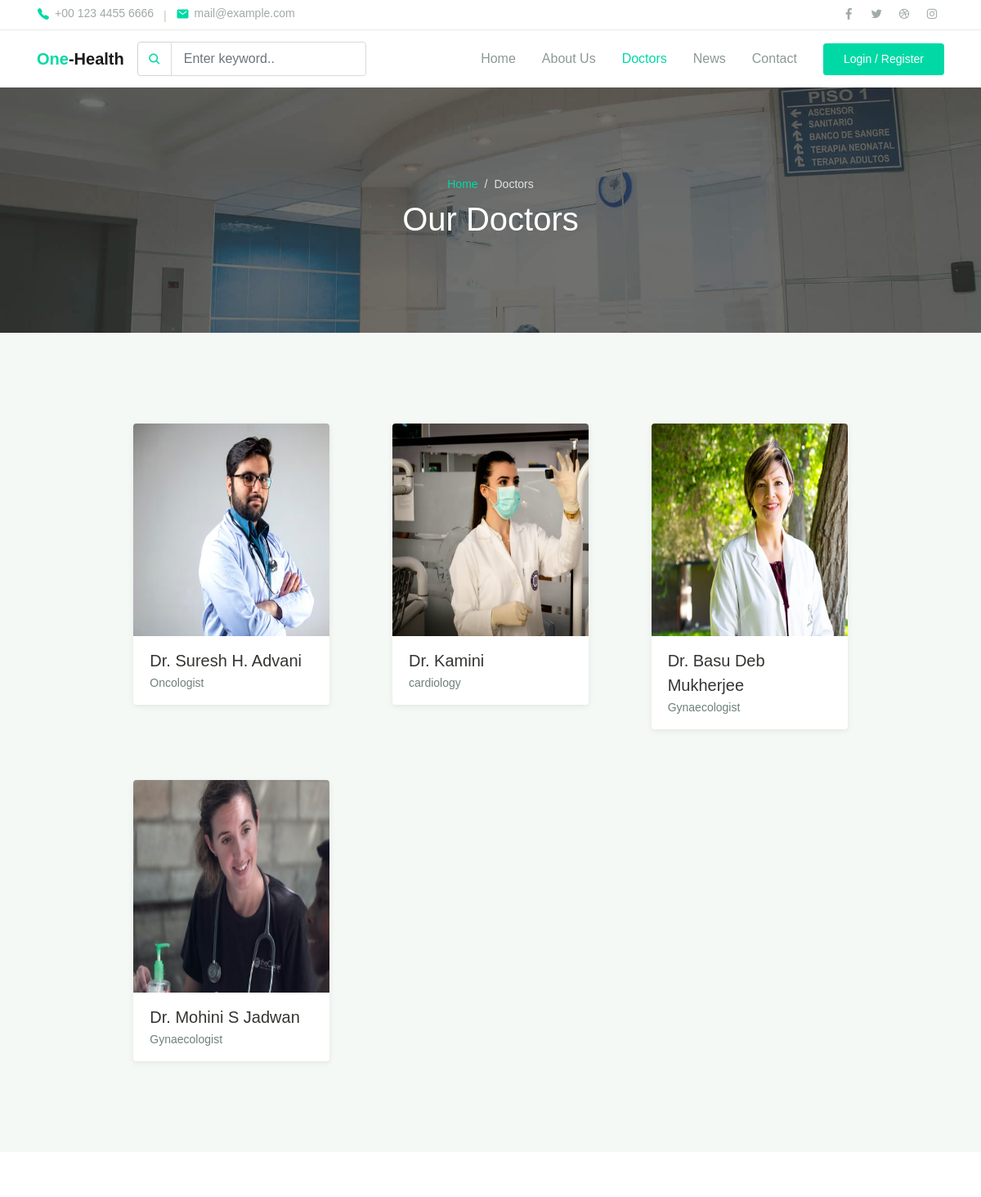
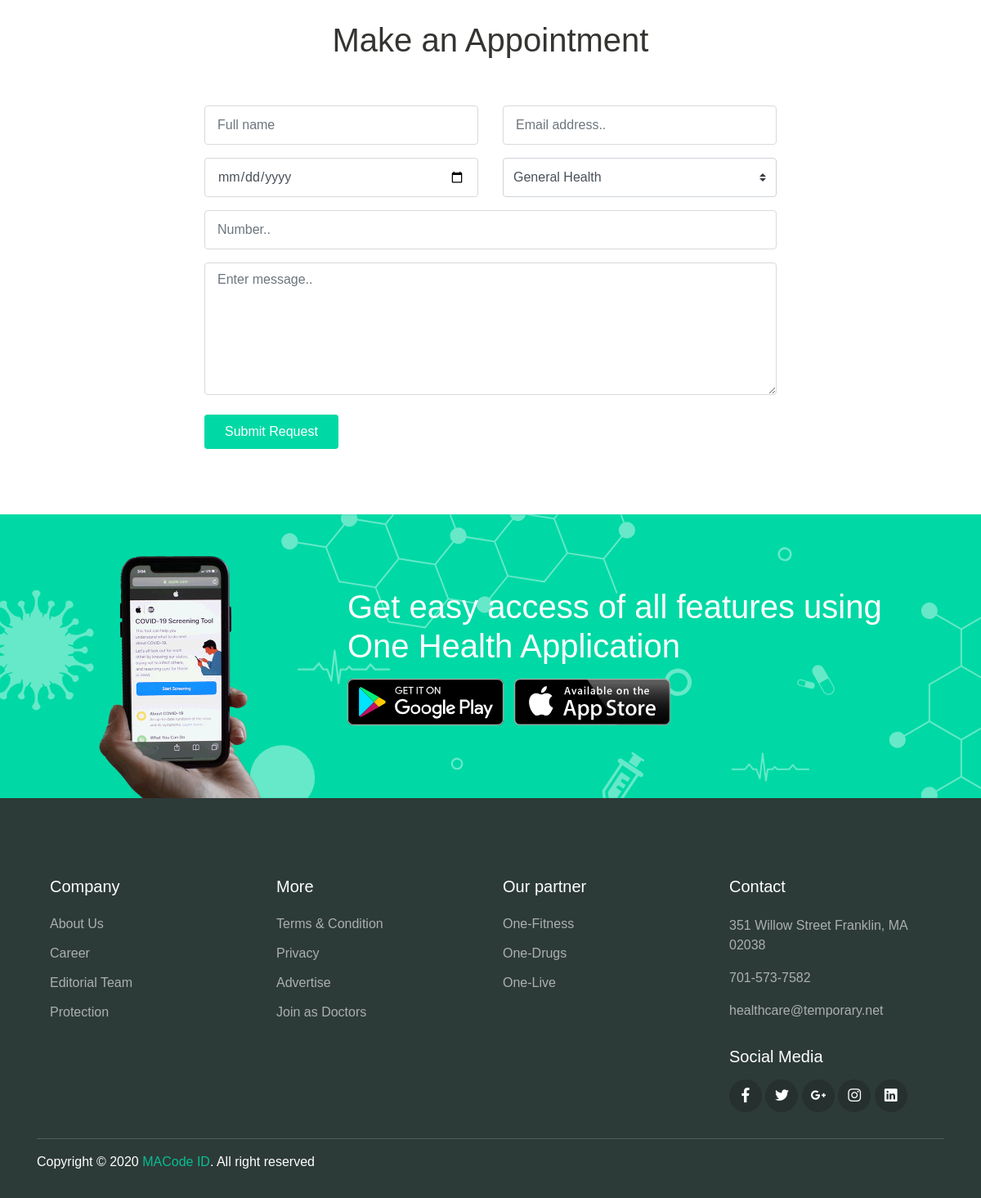
Screenshot of /doctor with the database file from the repository (2 pictures, top to bottom).
### app/models.py (models this page shows, shortened)
class doctor(models.Model):
    name = models.CharField(max_length=20)
    slug = models.SlugField(max_length=20)
    image = models.ImageField(upload_to='Images')
    dept = models.CharField(max_length=20)
    desc = models.TextField()
    category = models.ForeignKey(cato, on_delete=models.CASCADE)

### app/views.py (the view)
# urls.py: path('doctor', views.doctors, name='doctor'),
def doctors(request):
    o = doctor.objects.all()
    return render(request, 'doctors.html', {'res': o})

### templates/doctors.html (shortened to what this page needs)
{% load static %}
<!DOCTYPE html>
<html lang="en">
<head>
  <link rel="stylesheet" href="{% static 'assets/css/maicons.css'%}">
  <link rel="stylesheet" href="{% static 'assets/css/bootstrap.css'%}">
  <link rel="stylesheet" href="{% static 'assets/vendor/owl-carousel/css/owl.carousel.css'%}">
  <link rel="stylesheet" href="{% static 'assets/vendor/animate/animate.css'%}">
  <link rel="stylesheet" href="{% static 'assets/css/theme.css'%}">
</head>
<body>
  <header>
    <div class="topbar">
      <div class="container">
        <div class="row">
          <div class="col-sm-8 text-sm">
            <div class="site-info">
              <a href="#"><span class="mai-call text-primary"></span> +00 123 4455 6666</a>
              <span class="divider">|</span>
              <a href="#"><span class="mai-mail text-primary"></span> mail@example.com</a>
            </div>
          </div>
          <div class="col-sm-4 text-right text-sm">
            <div class="social-mini-button">
              <a href="#"><span class="mai-logo-facebook-f"></span></a>
              <a href="#"><span class="mai-logo-twitter"></span></a>
              <a href="#"><span class="mai-logo-dribbble"></span></a>
              <a href="#"><span class="mai-logo-instagram"></span></a>
            </div>
          </div>
        </div>
      </div>
    </div>
    <nav class="navbar navbar-expand-lg navbar-light shadow-sm">
      <div class="container">
        <a class="navbar-brand" href="#"><span class="text-primary">One</span>-Health</a>
        <form action="#">
          <div class="input-group input-navbar">
            <div class="input-group-prepend">
              <span class="input-group-text" id="icon-addon1"><span class="mai-search"></span></span>
            </div>
            <input type="text" class="form-control" placeholder="Enter keyword.." aria-label="Username" aria-describedby="icon-addon1">
          </div>
        </form>
        <div class="collapse navbar-collapse" id="navbarSupport">
          <ul class="navbar-nav ml-auto">
            <li class="nav-item">
              <a class="nav-link" href="index.html">Home</a>
            </li>
            <li class="nav-item">
              <a class="nav-link" href="about.html">About Us</a>
            </li>
            <li class="nav-item active">
              <a class="nav-link" href="doctors.html">Doctors</a>
            </li>
            <li class="nav-item">
              <a class="nav-link" href="blog.html">News</a>
            </li>
            <li class="nav-item">
              <a class="nav-link" href="contact.html">Contact</a>
            </li>
            <li class="nav-item">
              <a class="btn btn-primary ml-lg-3" href="#">Login / Register</a>
            </li>
          </ul>
        </div>
      </div>
    </nav>
  </header>
  <div class="page-banner overlay-dark bg-image" style="background-image: url({% static 'assets/img/bg_image_1.jpg'%});">
    <div class="banner-section">
      <div class="container text-center wow fadeInUp">
        <nav aria-label="Breadcrumb">
          <ol class="breadcrumb breadcrumb-dark bg-transparent justify-content-center py-0 mb-2">
            <li class="breadcrumb-item"><a href="index.html">Home</a></li>
            <li class="breadcrumb-item active" aria-current="page">Doctors</li>
          </ol>
        </nav>
        <h1 class="font-weight-normal">Our Doctors</h1>
      </div>
    </div>
  </div>
  <div class="page-section bg-light">
    <div class="container">
      <div class="row justify-content-center">
        <div class="col-lg-10">
          <div class="row">
              {% for j in res %}
            <div class="col-md-6 col-lg-4 py-3 wow zoomIn">
              <div class="card-doctor">
                <div class="header">
                  <img src="{{ j.image.url }}" alt="" style="height: 260px; width: 300px">
                </div>
                <div class="body">
                  <p class="text-xl mb-0">Dr. {{ j.name }}</p>
                  <span class="text-sm text-grey">{{ j.dept }}</span>
                </div>
              </div>
            </div>
            {% endfor %}
          </div>
        </div>
      </div>
    </div>
  </div>
  <div class="page-section">
    <div class="container">
      <h1 class="text-center wow fadeInUp">Make an Appointment</h1>
      <form class="main-form">
        <div class="row mt-5 ">
          <div class="col-12 col-sm-6 py-2 wow fadeInLeft">
            <input type="text" class="form-control" placeholder="Full name">
          </div>
          <div class="col-12 col-sm-6 py-2 wow fadeInRight">
            <input type="text" class="form-control" placeholder="Email address..">
          </div>
          <div class="col-12 col-sm-6 py-2 wow fadeInLeft" data-wow-delay="300ms">
            <input type="date" class="form-control">
          </div>
          <div class="col-12 col-sm-6 py-2 wow fadeInRight" data-wow-delay="300ms">
            <select name="departement" id="departement" class="custom-select">
              <option value="general">General Health</option>
            </select>
          </div>
          <div class="col-12 py-2 wow fadeInUp" data-wow-delay="300ms">
            <input type="text" class="form-control" placeholder="Number..">
          </div>
          <div class="col-12 py-2 wow fadeInUp" data-wow-delay="300ms">
            <textarea name="message" id="message" class="form-control" rows="6" placeholder="Enter message.."></textarea>
          </div>
        </div>
        <button type="submit" class="btn btn-primary mt-3 wow zoomIn">Submit Request</button>
      </form>
    </div>
  </div>
  <div class="page-section banner-home bg-image" style="background-image: url({%static 'assets/img/banner-pattern.svg'%});">
    <div class="container py-5 py-lg-0">
      <div class="row align-items-center">
        <div class="col-lg-4 wow zoomIn">
          <div class="img-banner d-none d-lg-block">
            <img src="{%static 'assets/img/mobile_app.png'%}" alt="">
          </div>
        </div>
        <div class="col-lg-8 wow fadeInRight">
          <h1 class="font-weight-normal mb-3">Get easy access of all features using One Health Application</h1>
          <a href="#"><img src="{%static 'assets/img/google_play.svg'%}" alt=""></a>
          <a href="#" class="ml-2"><img src="{%static 'assets/img/app_store.svg'%}" alt=""></a>
        </div>
      </div>
    </div>
  </div>
  <footer class="page-footer">
    <div class="container">
      <div class="row px-md-3">
        <div class="col-sm-6 col-lg-3 py-3">
          <h5>Company</h5>
          <ul class="footer-menu">
            <li><a href="#">About Us</a></li>
            <li><a href="#">Career</a></li>
            <li><a href="#">Editorial Team</a></li>
            <li><a href="#">Protection</a></li>
          </ul>
        </div>
        <div class="col-sm-6 col-lg-3 py-3">
          <h5>More</h5>
          <ul class="footer-menu">
            <li><a href="#">Terms & Condition</a></li>
            <li><a href="#">Privacy</a></li>
            <li><a href="#">Advertise</a></li>
            <li><a href="#">Join as Doctors</a></li>
          </ul>
        </div>
        <div class="col-sm-6 col-lg-3 py-3">
          <h5>Our partner</h5>
          <ul class="footer-menu">
            <li><a href="#">One-Fitness</a></li>
            <li><a href="#">One-Drugs</a></li>
            <li><a href="#">One-Live</a></li>
          </ul>
        </div>
        <div class="col-sm-6 col-lg-3 py-3">
          <h5>Contact</h5>
          <p class="footer-link mt-2">351 Willow Street Franklin, MA 02038</p>
          <a href="#" class="footer-link">701-573-7582</a>
          <a href="#" class="footer-link">healthcare@temporary.net</a>
          <h5 class="mt-3">Social Media</h5>
          <div class="footer-sosmed mt-3">
            <a href="#" target="_blank"><span class="mai-logo-facebook-f"></span></a>
            <a href="#" target="_blank"><span class="mai-logo-twitter"></span></a>
            <a href="#" target="_blank"><span class="mai-logo-google-plus-g"></span></a>
            <a href="#" target="_blank"><span class="mai-logo-instagram"></span></a>
            <a href="#" target="_blank"><span class="mai-logo-linkedin"></span></a>
          </div>
        </div>
      </div>
      <hr>
      <p id="copyright">Copyright &copy; 2020 <a href="https://macodeid.com/" target="_blank">MACode ID</a>. All right reserved</p>
    </div>
  </footer>
</body>
</html>

### rows the page displays
doctor: image (picture), name "Suresh H. Advani", dept "Oncologist"
doctor: image (picture), name "Kamini", dept "cardiology"
doctor: image (picture), name "Basu Deb Mukherjee", dept "Gynaecologist"
doctor: image (picture), name "Mohini S Jadwan", dept "Gynaecologist"
